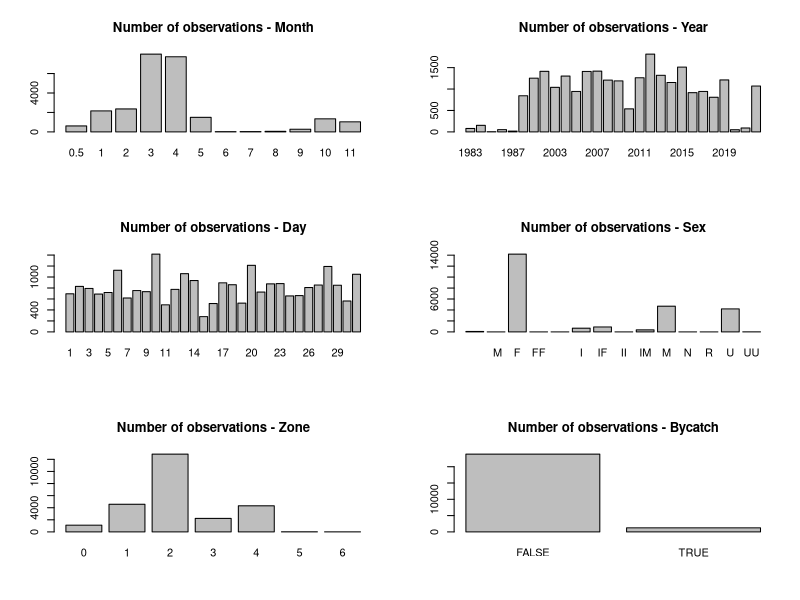
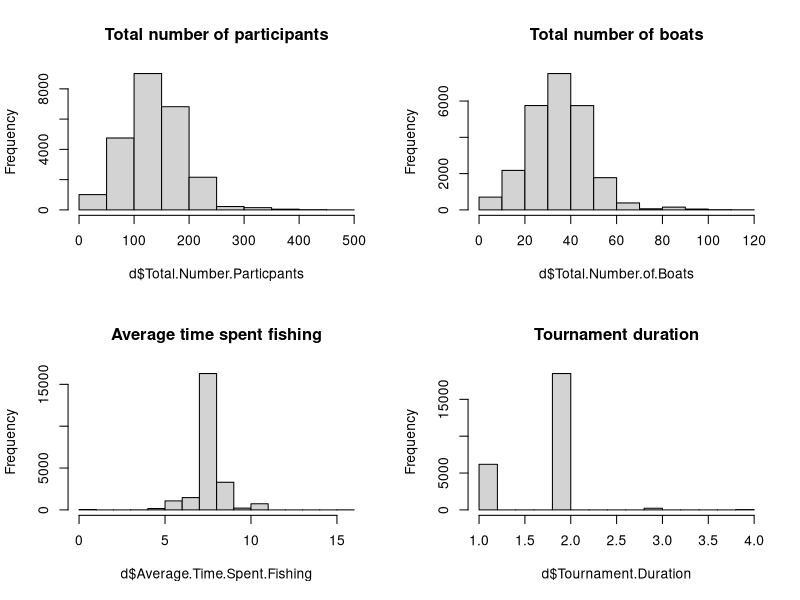
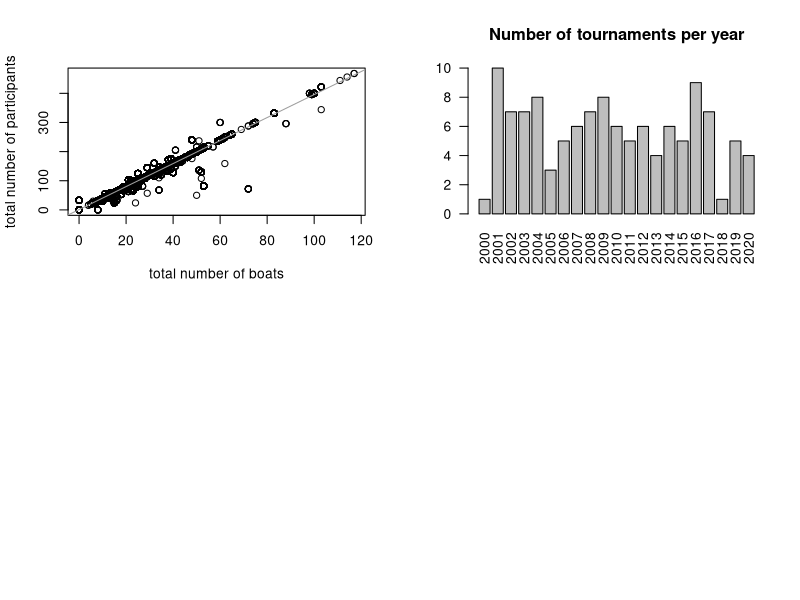
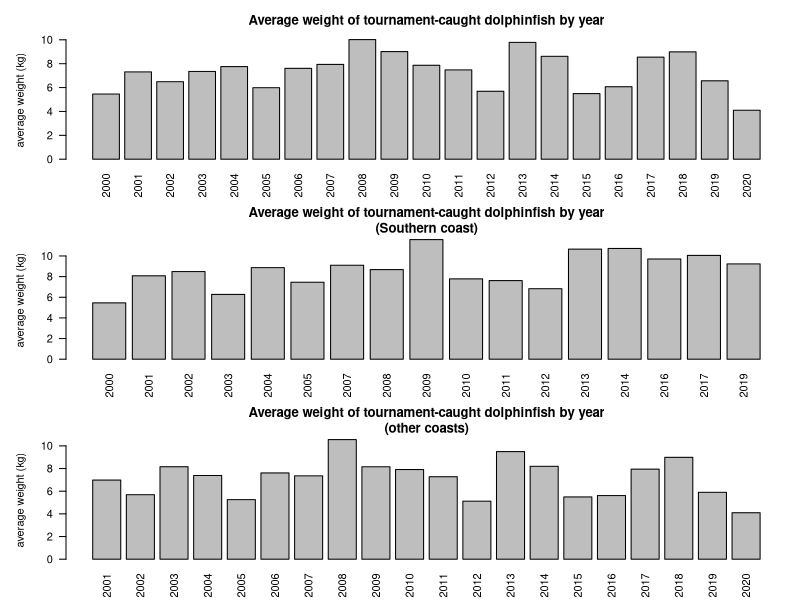
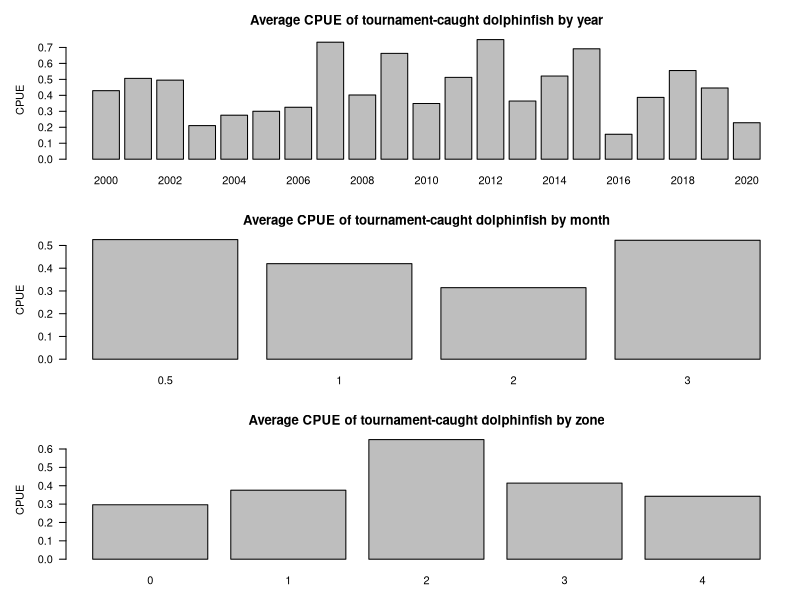
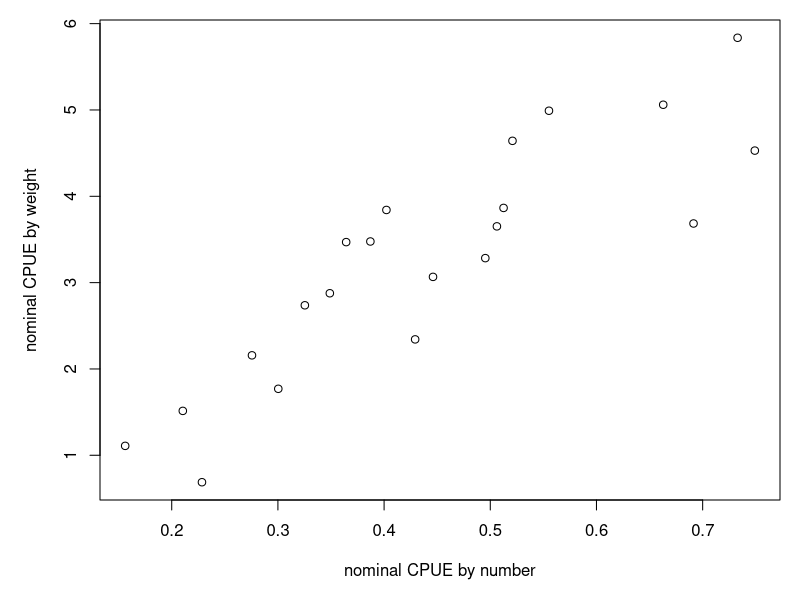
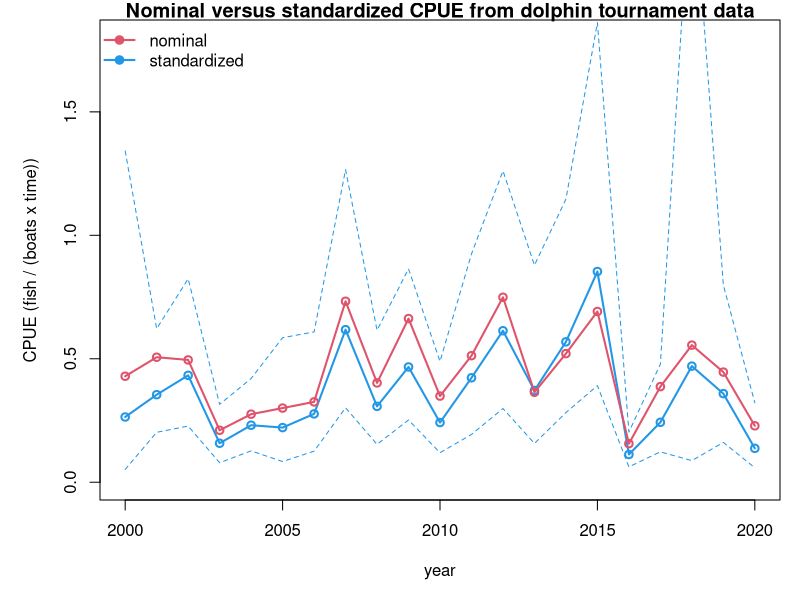
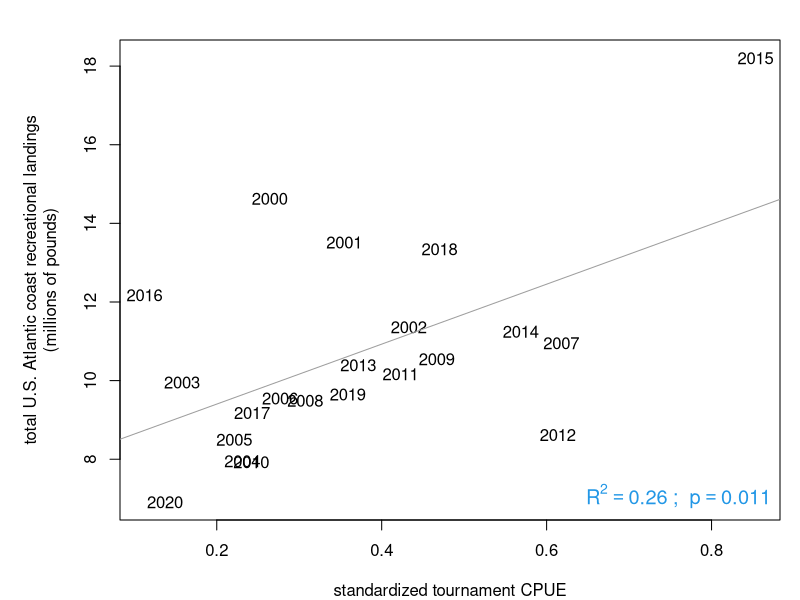

These figures' R source, in order: (Note: this script raises an error after producing the figures.)
## ---- chunk 1
#| warning: false
#| echo: true

# clear workspace
rm(list = ls())

if(!require("dplyr")) install.packages("dplyr")
if(!require("emmeans")) install.packages("emmeans")

library(dplyr)
library(emmeans) # Best for extracting standardized indices

# import data -------------------------------------
d <- read.csv("data/PRDNER-DolTournamentData.csv") 
#apply(d, 2, table)
head(d)

# clean dates and extract month day year ---------
d$Date <- as.character(d$Date)
d$month <- NA
d$day <- NA
d$year <- NA

for (i in 1:nrow(d))  {# M
  d[i, 16:18] <- unlist(strsplit(d$Date[i], "-"))  }
#head(d)

# clean up errors and check outputs ---------------------
d$month <- substr(d$month, 1, 3)
d$month[which(d$month == "Abr")] <- "Apr"
d$month[which(d$month == "Arp")] <- "Apr"

d$day[which(d$day == "November" | d$day == "December")] <- NA
d$year[which(d$year == "November" | d$year == "December")] <- NA

d$day <- as.numeric(d$day)
d$year <- as.numeric(d$year)

# standardize year format
d$year[which(d$year < 83)] <- d$year[which(d$year < 83)] + 2000
d$year[which(d$year < 2000)] <- d$year[which(d$year < 2000)] + 1900

d$mon <- match(d$month, month.abb)

table(d$month)
table(d$day)
table(d$year)

## ---- chunk 2
#| echo: true

# fix so Dec is grouped with following year -----------------
d$mon[which(d$mon == 12)] <- 0.5
d$year2 <- d$year
d$year2[which(d$mon == 0.5)] <- d$year[which(d$mon == 0.5)]+1
rbind(table(d$year), table(d$year2))

#head(d)
#tail(d)

## ---- chunk 3
#| echo: true
#| fig-width: 10
#| fig-height: 8

# look at data columns ----------------------------------

par(mfrow = c(3, 2))
barplot(table(d$mon), main = "Number of observations - Month")
barplot(table(d$year), main = "Number of observations - Year")
barplot(table(d$day), main = "Number of observations - Day")
barplot(table(d$Sex), main = "Number of observations - Sex")
barplot(table(d$Zone), main = "Number of observations - Zone")
barplot(table(d$Bycatch), main = "Number of observations - Bycatch")

par(mfrow = c(2, 2))
hist(d$Total.Number.Particpants, main = "Total number of participants")
hist(d$Total.Number.of.Boats, main = "Total number of boats")
hist(d$Average.Time.Spent.Fishing, main = "Average time spent fishing")
hist(d$Tournament.Duration, main = "Tournament duration")

## ---- chunk 4
#| warning: false
#| echo: true
#| fig-width: 6
#| fig-height: 6

# find NAs in tournament details -------------------
table(is.na(d$Total.Number.of.Boats))
table(is.na(d$Total.Number.Particpants))
table(is.na(d$Total.Number.Particpants) & is.na(d$Total.Number.of.Boats))
table(is.na(d$Average.Time.Spent.Fishing))

plot(d$Total.Number.of.Boats, d$Total.Number.Particpants, xlab = "total number of boats", ylab = "total number of participants")
out <- lm(d$Total.Number.Particpants ~ d$Total.Number.of.Boats)
abline(out, col = 8)

## ---- chunk 5
#| warning: false
#| echo: true
#| 
# create unique tournament ID number -------------------------
d$dat <- paste0(d$day, d$month, d$year)
length(unique(paste0(d$day, d$month, d$year, d$Total.Number.Particpants)))
length(unique(paste0(d$day, d$month, d$year, d$Location)))
length(unique(paste0(d$day, d$month, d$year, d$Total.Number.of.Boats)))
length(unique(paste0(d$day, d$month, d$year, d$Tournament.Duration)))
d$datID <- paste0(d$day, d$month, d$year, d$Total.Number.Particpants)

#barplot(table(d$mon))
## ---- chunk 6
#| warning: false
#| echo: true

# remove non-target cases; use only directed trips -------------------
dfull <- d
d <- d[which(d$Bycatch == FALSE), ]

# subset by season, e.g. 0 - 4 is December to April -------------------
d <- d[which(d$mon >= 0 & d$mon <= 3), ]

#length(unique(d$Date))
length(unique(d$dat))
length(unique(d$datID))
## ---- chunk 7
#| warning: false
#| echo: true
#| 
# calculate total by tournament ----------------------------
totWT <- tapply(d$Weight..Kg., d$datID, sum, na.rm = T)
totN <- table(d$datID)
mon <- tapply(d$mon, d$datID, mean, na.rm = T)
year <- tapply(d$year2, d$datID, mean, na.rm = T)

# checks on month and tournament assignments ----------------------
#table(d$year[d$mon == 0.5], d$year2[d$mon == 0.5])
#table(d$year[d$mon != 0.5], d$year2[d$mon != 0.5])

max(tapply(d$Total.Number.Particpants, d$datID, sd), na.rm = T)  # should all be zeros
max(tapply(d$Total.Number.of.Boats, d$datID, sd), na.rm = T)
max(tapply(d$Average.Time.Spent.Fishing, d$datID, sd), na.rm = T)

# assign attributes of tournaments -------------------------------
Npart <- tapply(d$Total.Number.Particpants, d$datID, mean, na.rm = T)
Nboat <- tapply(d$Total.Number.of.Boats, d$datID, mean, na.rm = T)
Ftime <- tapply(d$Average.Time.Spent.Fishing, d$datID, mean, na.rm = T)
dura <- tapply(d$Tournament.Duration, d$datID, mean, na.rm = T)
zone <- tapply(d$Zone, d$datID, mean, na.rm = T)

# new data frame for standardization ----------------------------------
dat <- data.frame(cbind(year, mon, zone, Npart, Nboat, Ftime, dura, totWT, totN))
dat$avwt <- dat$totWT / dat$totN

head(dat)

## ---- chunk 8
#| warning: false
#| echo: true

# fill in NAs ---------------------------------------------------
dat$Nboat[which(dat$Nboat == 0)] <- NA
dat$Npart[which(dat$Npart == 0)] <- NA
dat$Ftime[which(dat$Ftime == 0)] <- NA

#hist(dat$Ftime)
which(is.na(dat$Ftime))
dat$Ftime[is.na(dat$Ftime)] <- median(dat$Ftime, na.rm = T)

#hist(dat$Nboat)
which(is.na(dat$Nboat))
which(is.na(dat$Npart))

dat$Npart[is.na(dat$Nboat)]
#plot(dat$Nboat, dat$Npart)
#dat$Npart / dat$Nboat
dat$Nboat[is.na(dat$Nboat)] <- dat$Npart[is.na(dat$Nboat)] / 4
#dat$Npart[is.na(dat$Nboat)]
dat$Nboat[is.na(dat$Nboat)] <- median(dat$Nboat, na.rm = T)

which(is.na(dat$Nboat))
which(is.na(dat$Ftime))
which(is.na(dat$totN))

## ---- chunk 9
#| warning: false
#| echo: true
#| 
# subset years -----------------------------------

yrs <- 2000:2020

dat[is.na(dat)] <- NA
dat <- dat[which(dat$year >= min(yrs)), ]
dat <- dat[which(dat$year <= max(yrs)), ]

# calculate CPUE -----------------------------------
dat$eff <- dat$Nboat * dat$Ftime   # dat$dura
dat$cpue <- dat$totN / dat$eff
dat$cpueW <- dat$totWT / dat$eff

which(dat$cpue == "Inf")
which(dat$cpueW == "Inf")
#dat$cpue[which(dat$cpue == "Inf")] <- NA

barplot(table(dat$year), las = 2, main = "Number of tournaments per year")

## ---- chunk 10
#| warning: false
#| echo: true
#| fig-width: 8
#| fig-height: 10

# look at nominal trends ----------------------------
par(mfrow = c(3, 1), mar = c(3, 5, 3, 1))
barplot(tapply(dat$avwt, dat$year, mean, na.rm = T), las = 2, 
        main = "Average weight of tournament-caught dolphinfish by year", 
        ylab = "average weight (kg)")

d2 <- dat[which(dat$zone == 2), ]
barplot(tapply(d2$avwt, d2$year, mean, na.rm = T), las = 2, 
        main = "Average weight of tournament-caught dolphinfish by year\n(Southern coast)", 
        ylab = "average weight (kg)")

d2 <- dat[which(dat$zone != 2), ]
barplot(tapply(d2$avwt, d2$year, mean, na.rm = T), las = 2, 
        main = "Average weight of tournament-caught dolphinfish by year\n(other coasts)", 
        ylab = "average weight (kg)")

# look at nominal trends by year, month and zone
barplot(tapply(dat$cpue, dat$year, mean, na.rm = T), las = 1, 
         main = "Average CPUE of tournament-caught dolphinfish by year", 
        xlab = "year", ylab = "CPUE")
barplot(tapply(dat$cpue, dat$mon, mean, na.rm = T), las = 1,  
        main = "Average CPUE of tournament-caught dolphinfish by month", 
        xlab = "month", ylab = "CPUE")
barplot(tapply(dat$cpue, dat$zone, mean, na.rm = T), las = 1, 
         main = "Average CPUE of tournament-caught dolphinfish by zone", 
        xlab = "zone", ylab = "CPUE")

## ---- chunk 11
#| warning: false
#| echo: true
#| fig-width: 5
#| fig-height: 5 

par(mfrow = c(1, 1), mar = c(5, 5, 1, 1))
plot(tapply(dat$cpue, dat$year, mean, na.rm = T), tapply(dat$cpueW, dat$year, mean, na.rm = T), 
     xlab = "nominal CPUE by number", ylab = "nominal CPUE by weight")
cor(tapply(dat$cpue, dat$year, mean, na.rm = T), tapply(dat$cpueW, dat$year, mean, na.rm = T))

## ---- chunk 12
#| warning: false
#| echo: true

# convert variables to factors ----------------------
dat$year <- as.factor(dat$year)
dat$mon <- as.factor(dat$mon)
dat$zone <- as.factor(dat$zone)

# standardization -----------------------------------

out <- glm(log(dat$cpue) ~ dat$year + dat$mon + dat$zone, 
                    family = gaussian)
summary(out)
anova(out)

# estimated coefficients from standardization
ind <- emmeans(out, "year", type = "response") %>% as.data.frame()
names(ind)[1] <- "Year"

## ---- chunk 13
#| warning: false
#| echo: true

# look at nominal vs standardized index ------------------------
plot(yrs, ind$response, type = "l", lwd = 2, col = 4, main = "Nominal versus standardized CPUE from dolphin tournament data",
     xlab = "year", ylab = "CPUE (fish / (boats x time))", ylim = c(0, 1.8))
points(yrs, ind$response, pch = 1, lwd = 2, col = 4) 
lines(yrs, ind$lower.CL, col = 4, lty = 2)
lines(yrs, ind$upper.CL, col = 4, lty = 2)
lines(yrs, tapply(dat$cpue, dat$year, mean, na.rm = T) *1.0, col = 2, lwd = 2)
points(yrs, tapply(dat$cpue, dat$year, mean, na.rm = T) *1.0, col = 2, lwd = 2, pch = 1)
legend("topleft", c("nominal", "standardized"), lwd = 2, pch = 19, col = c(2, 4), bty = "n")

cor(ind$response, tapply(dat$cpue, dat$year, mean, na.rm = T))

## ---- chunk 14
#| warning: false
#| echo: true
#| fig-width: 6
#| fig-height: 6

rec <- read.csv("data/recLandings.csv")
names(rec)[1] <- "Year"
rec$ATL <- rowSums(rec[3:6], na.rm = T)

d <- merge(rec, ind, by = "Year")

par(mar = c(4, 6, 2, 1))
plot(d$response, d$ATL/10^6, col = 0, xlab = "standardized tournament CPUE", 
     ylab = "total U.S. Atlantic coast recreational landings\n(millions of pounds)")
text(d$response, d$ATL/10^6, d$Year, col = 1)
out <- lm(d$ATL/10^6 ~ d$response)
abline(out, col = 8)
summary(out)

r2 <- summary(out)$adj.r.squared
p_val <- summary(out)$coefficients[2, 4]
p_display <- ifelse(p_val < 0.001, "p < 0.001", paste("p =", round(p_val, 3)))
legend("bottomright", 
       legend = bquote(R^2 == .(round(r2, 2)) ~ "; " ~ p == .(round(p_val, 3))),
       bty = "n", cex = 1.2, text.col = 4)

## ---- chunk 15
#| warning: false
#| echo: true

# output the index
write.csv(ind, file = "indices/PRtournament_index.csv", row.names = F)
